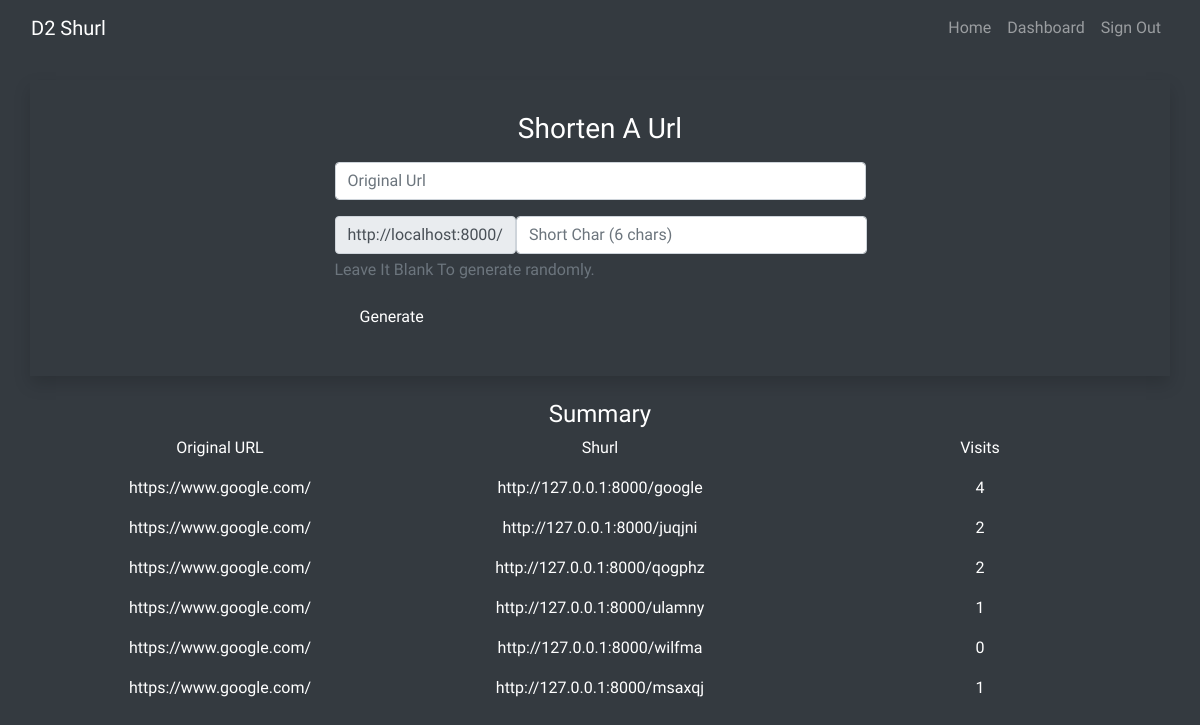
Page /dashboard/ (signed in) on the earlier database version.
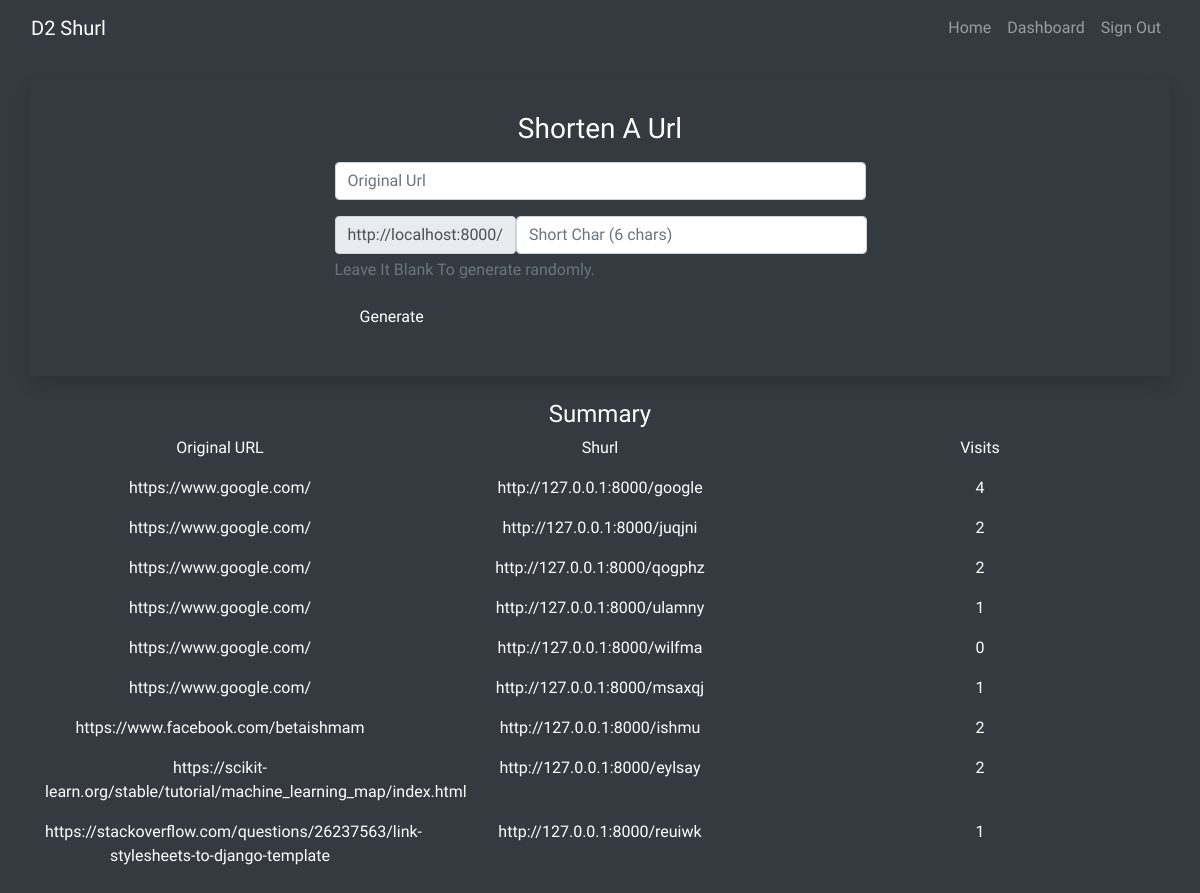
Same page on the later database version.
### urlhandler/models.py (models this page shows)
class ShortUrl(models.Model):
    original_url = models.URLField(blank=False)
    short_query = models.CharField(blank=False, max_length=8)
    visits = models.IntegerField(default=0)
    user = models.ForeignKey(User, on_delete=models.CASCADE)

### urlhandler/views.py (the view)
# urls.py: path('dashboard/', dashboard, name='dashboard'),
@login_required(login_url='/signin/')
def dashboard(request):
    user = request.user
    url = ShortUrl.objects.filter(user=user)
    return render(request, 'dashboard.html', {'url': url})

### templates/dashboard.html (shortened to what this page needs)
{% extends 'nav.html' %}
{% block content %}
<div class="container shadow p-4">
  <div class="row">
    <div class="col-12 text-center py-2">
      <h3>Shorten A Url</h3>
    </div>
    <div class="col-10 col-sm-10 col-md-6 mx-auto">
      <form action="{% url 'generate' %}" method="POST">
        <div class="form-group">
          <input type="url" name="original" class="form-control" placeholder="Original Url">
        </div>
        <div class="form-group">
          <div class="input-group-prepend">
            <div class="input-group-text">http://localhost:8000/</div>
            <input type="text" name="short" class="form-control" placeholder="Short Char (6 chars)" maxlength="6" id="short">
          </div>
          <p id="shorthelp" class="form-text text-muted">Leave It Blank To generate randomly.</p>
        </div>
        <div class="form-group">
          <input type="submit" class="btn btn-dark px-4" value="Generate">
        </div>
      </form>
    </div>
  </div>
</div>
<div class="container my-4">
  <div class="row">
    <div class="col-12 text-center">
      <h4>Summary</h4>
    </div>
  </div>
  <div class="row text-center">
    <div class="col-md-4">
      <p>Original URL</p>
    </div>
    <div class="col-md-4">
      <p>Shurl</p>
    </div>
    <div class="col-md-4">
      <p>Visits</p>
    </div>
  </div>
  {% for i in url %}
  <div class="row text-center">
    <div class="col-md-4">
      <p>{{i.original_url}}</p>
    </div>
    <div class="col-md-4">
      <p>http://127.0.0.1:8000/{{i.short_query}}</p>
    </div>
    <div class="col-md-4">
      <p>{{i.visits}}</p>
    </div>
  </div>
  {% endfor %}
</div>
</body>
</html>
{% endblock %}

### templates/nav.html (shortened to what this page needs)
<!DOCTYPE html>
{% load static %}
<html lang="en">
<head>
  <link rel="stylesheet" href="https://cdn.jsdelivr.net/npm/bootstrap@4.6.0/dist/css/bootstrap.min.css">
</head>
<body>
    <nav class="navbar navbar-expand-lg navbar-dark bg-dark mg-auto">
      <div class="container-fluid">
        <div class="navbar-header">
          <a class="navbar-brand mx-auto" href="{% url 'home' %}">D2 Shurl</a>
        </div>
        <div class="collapse navbar-collapse" id="navbarNavDropdown">
          <ul class="navbar-nav ml-auto">
            <li class="nav-item">
              <a class="nav-link" href="{% url 'home' %}">Home</a>
            </li>
            {% if user.is_authenticated %}
            <li class="nav-item">
              <a class="nav-link" href="{% url 'dashboard' %}">Dashboard</a>
            </li>
            <li class="nav-item">
              <a class="nav-link" href="{% url 'signout' %}">Sign Out</a>
            </li>
            {% endif %}
          </ul>
        </div>
      </div>
    </nav>
    <br>
  {% block content %} {% endblock %}

### templates/nav.html (style rules this page uses)
body { font-family: 'Baloo Thambi 2', cursive; background-color: #343A40; color: white; }

Differences in the rows shown:
added ShortUrl: original_url "https://www.facebook.com/betaishmam", short_query "ishmu", visits "2"
added ShortUrl: original_url "https://scikit-learn.org/stable/tutorial/machine_learning_map/index.html", short_query "eylsay", visits "2"
added ShortUrl: original_url "https://stackoverflow.com/questions/26237563/link-stylesheets-to-django-template", short_query "reuiwk", visits "1"
